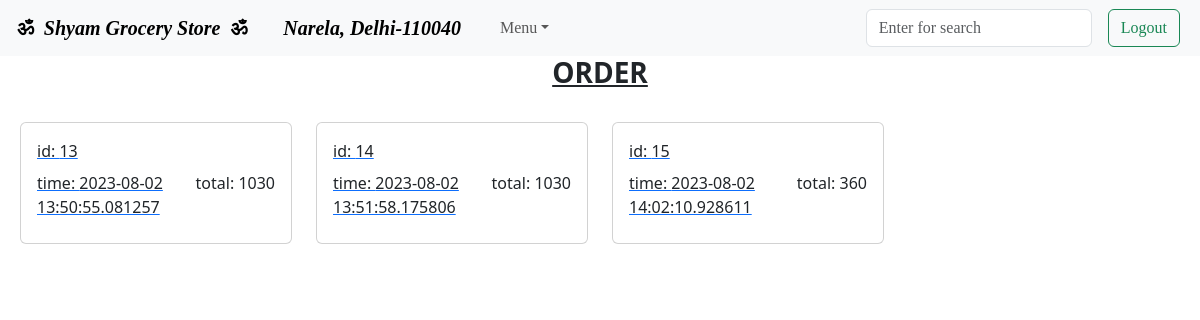
Page /order (signed in) on the committed database.
### model.py (models this page shows)
class Order(db.Model):
    __tablename__="order"
    id = db.Column('id', db.Integer, primary_key=True)
    user_id = db.Column(db.Integer)
    order_total = db.Column(db.Integer)
    order_time = db.Column(db.DateTime, nullable=False, default = datetime.utcnow)

### controller.py (the view)
@app.route("/order")
def order():
    if "user_id" in session:
        all_orders = Order.query.filter_by(user_id=session["user_id"])
        list_of_all_orders = [detail for detail in all_orders]
        return render_template("order.html", all_orders=list_of_all_orders)
    else:
        return redirect("/sign-in")

### templates/order.html
{% extends "base.html" %}
    {% block main %}
        <h3><center><b><u>ORDER</u></b></center></h3>
        <div class="row row-cols-1 row-cols-md-4 g-4 my-2 mx-2">
            {% for order in all_orders %}
                    <div class="col" id="mv">
                    <a href="/order_details/{{order.id}}">
                    <div class="card">
                        <div class="card-body">
                        <p class="card-title">id: {{order.id}}</p>
                        <p class="card-title" style="float:right;">total: {{order.order_total}}</p>
                        <p class="card-title">time: {{order.order_time}}</p>
                        </div>
                    </div>
                    </a>
                    </div>
            {% endfor %}
        </div>
    {% endblock %}

### rows in the picture
Order: id "13", order_total "1030", order_time "2023-08-02 13:50:55.081257"
Order: id "14", order_total "1030", order_time "2023-08-02 13:51:58.175806"
Order: id "15", order_total "360", order_time "2023-08-02 14:02:10.928611"
